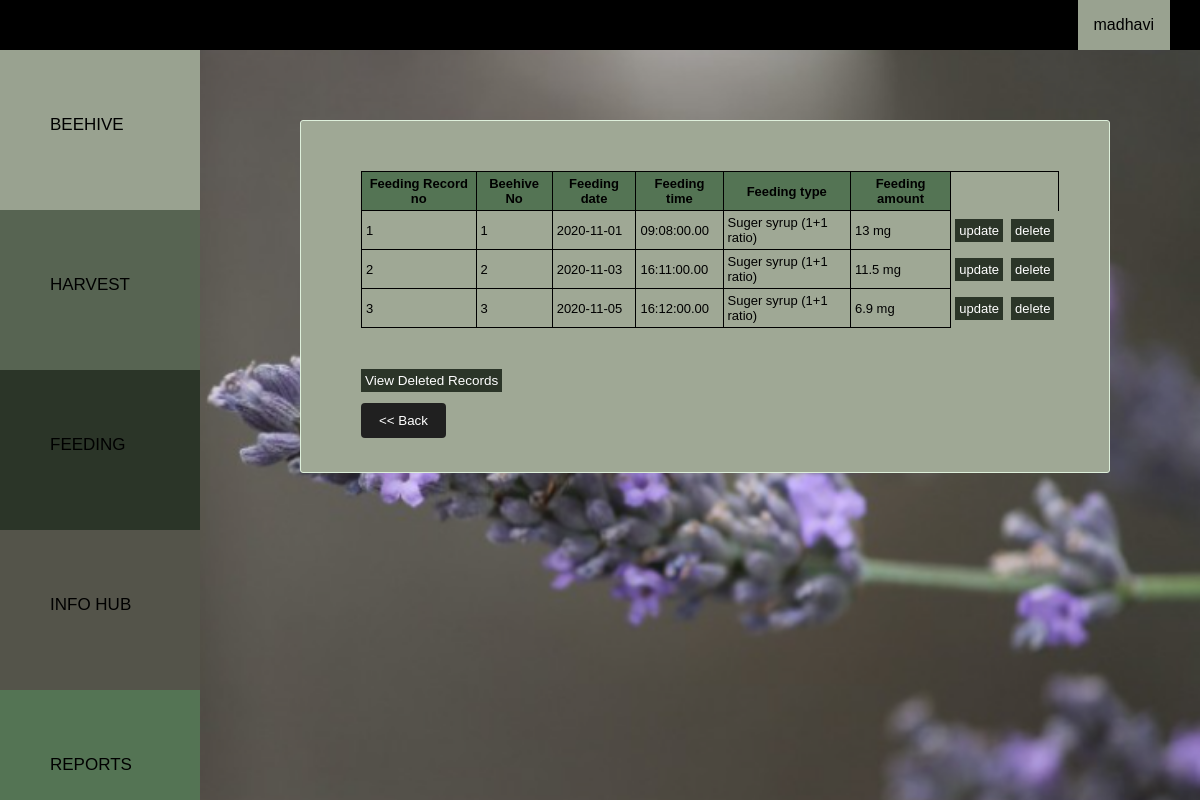
Before: /src/php/bk_viewfeeding.php (signed in) with the older database file.
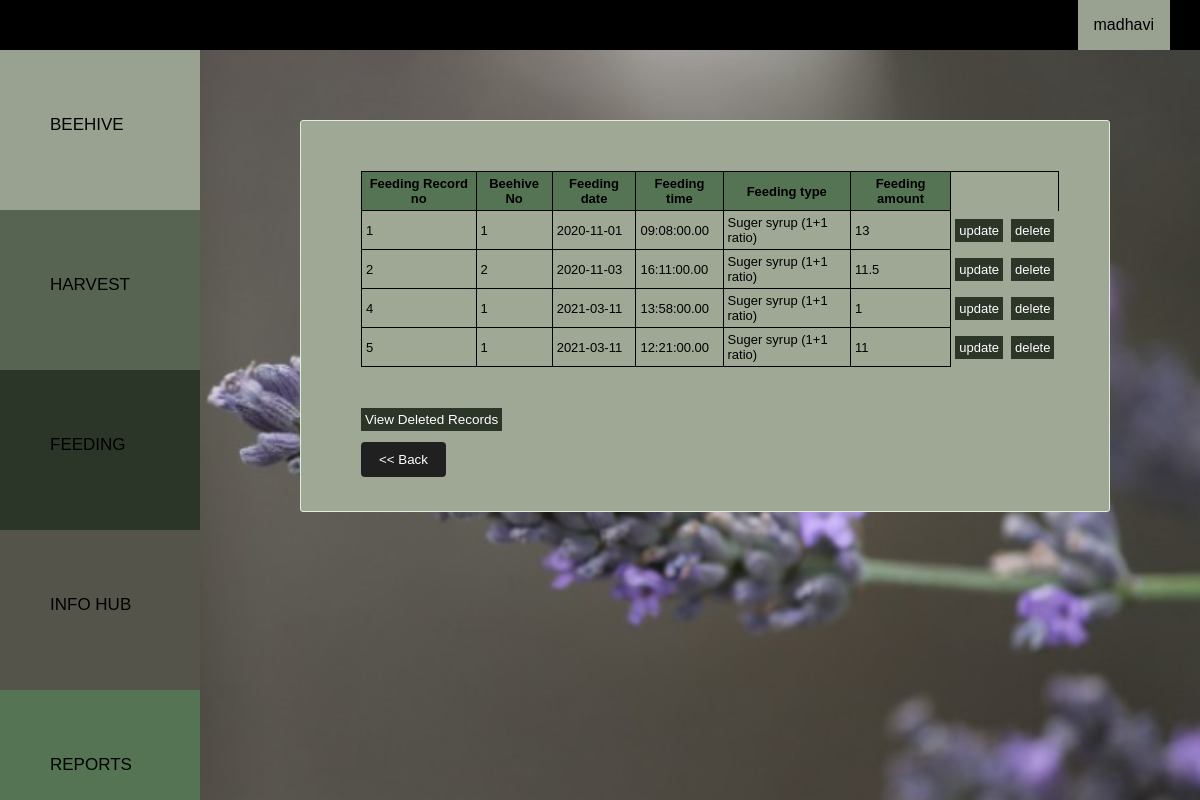
After: the same page with the newer database file.
### tables this page shows
CREATE TABLE `feeding` (
  `FeedingRecNo` int(10) NOT NULL,
  `userID` int(10) NOT NULL,
  `beehiveno` int(10) NOT NULL,
  `date` date NOT NULL,
  `fdate` date NOT NULL,
  `ftime` time(2) NOT NULL,
  `feedingtype` varchar(50) NOT NULL,
  `famount` varchar(20) NOT NULL,
  `unit` varchar(5) NOT NULL,
  `is_deleted` tinyint(1) NOT NULL DEFAULT 0
);

### src/php/bk_viewfeeding.php (the view, shortened to what this page needs)
<html>
	<head>
      <link rel="stylesheet" type="text/CSS" href="../../public/css/bk_style.css">
      <link rel="stylesheet" type="text/CSS" href="../../public/css/bk_catstyle.css">
	</head>
	<body>
<?php include('bk_navbar.php');
        include('bk_sidenavbar.php');?>
<div class="main">
<div class="bhivecontainer">
 <br/><br/>
			<center>
            <table >
                <tr style="background-color:#547454">
                <th>Feeding Record no</th>
                <th>Beehive No</th>
                <th>Feeding date</th>
                <th>Feeding time</th>
                <th>Feeding type</th>
                <th>Feeding amount</th>
                </tr>
			<?php
$sql = "SELECT FeedingRecNo,beehiveno,fdate,ftime,feedingtype,famount FROM feeding where userID='".$_SESSION['userid']."' and is_deleted=0";
mysqli_query($connection, $sql);
$result = mysqli_query($connection,$sql);
		while($row=mysqli_fetch_assoc($result)){
            echo '<tr >';
            echo '<td>';
        echo $row['FeedingRecNo'];
        echo '</td>';
        echo '<td>';
        echo $row['beehiveno'];
        echo '</td>';
            echo '<td>';
        echo $row['fdate'];
        echo '</td>';
        echo '<td>';
        echo $row['ftime'];
        echo '</td>';
        echo '<td>';
        echo $row['feedingtype'];
        echo '</td>';
        echo '<td>';
        echo $row['famount'];
        echo '</td>';
        echo "<td style='border-style:hidden; border-left:1px solid black'><a href ='bk_updatefeeding.php?FeedingRecNo=".$row['FeedingRecNo']."' style='background-color: #2b3528; color: white; text-decoration: none; padding:4px'> update </a> </td>" ;
		echo "<td style='border-style:hidden'><a href ='bk_deletefeeding.php?FeedingRecNo=".$row['FeedingRecNo']." ' style='background-color: #2b3528; color: white; text-decoration: none; padding:4px'> delete </a> </td>" ;
        echo '</tr>';
        }?>
            </table></center>
<br/>
        <br/>
        <br/>
        <td style='border-style:hidden; border-left:1px solid black'><a href ='bk_viewdelfeeding.php' style='background-color: #2b3528; color: white; text-decoration: none; padding:4px'> View Deleted Records </a> </td>
            <form  action="bk_feeding.php" method="post" >
        <div class="row">
        <input type="submit" value="<< Back" name="back" >
        </div>
        </form>
</div>
</div>
	</body>
</html>

Changed rows visible on the page:
no longer on this page (row edited): feeding: FeedingRecNo "3", beehiveno "3", fdate "2020-11-05", ftime "16:12:00.00", feedingtype "Suger syrup (1+1 ratio)", famount "6.9 mg"
changed feeding id 1: famount "13 mg" → "13"
changed feeding id 2: famount "11.5 mg" → "11.5"
added feeding: FeedingRecNo "4", beehiveno "1", fdate "2021-03-11", ftime "13:58:00.00", feedingtype "Suger syrup (1+1 ratio)", famount "1"
added feeding: FeedingRecNo "5", beehiveno "1", fdate "2021-03-11", ftime "12:21:00.00", feedingtype "Suger syrup (1+1 ratio)", famount "11"
